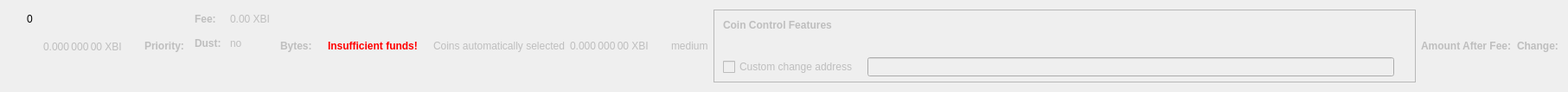
    <widget class="QWidget" name="dummyHideWidget" native="true">
     <property name="maximumSize">
      <size>
       <width>100</width>
       <height>22</height>
      </size>
     </property>
     <layout class="QHBoxLayout" name="dummyHideLayout">
      <item>
       <layout class="QFormLayout" name="formLayoutCoinControl1">
        <property name="horizontalSpacing">
         <number>10</number>
        </property>
        <property name="verticalSpacing">
         <number>14</number>
        </property>
        <property name="leftMargin">
         <number>10</number>
        </property>
        <property name="topMargin">
         <number>4</number>
        </property>
        <property name="rightMargin">
         <number>6</number>
        </property>
        <item row="0" column="1">
         <widget class="QLabel" name="labelCoinControlBytes">
          <property name="cursor">
           <cursorShape>IBeamCursor</cursorShape>
          </property>
          <property name="contextMenuPolicy">
           <enum>Qt::ActionsContextMenu</enum>
          </property>
          <property name="text">
           <string notr="true">0</string>
          </property>
          <property name="textInteractionFlags">
           <set>Qt::LinksAccessibleByMouse|Qt::TextSelectableByKeyboard|Qt::TextSelectableByMouse</set>
          </property>
         </widget>
        </item>
       </layout>
      </item>
      <item>
       <widget class="QLabel" name="labelCoinControlAfterFee">
        <property name="enabled">
         <bool>false</bool>
        </property>
        <property name="sizePolicy">
         <sizepolicy hsizetype="Fixed" vsizetype="Fixed">
          <horstretch>0</horstretch>
          <verstretch>0</verstretch>
         </sizepolicy>
        </property>
        <property name="minimumSize">
         <size>
          <width>111</width>
          <height>12</height>
         </size>
        </property>
        <property name="maximumSize">
         <size>
          <width>111</width>
          <height>12</height>
         </size>
        </property>
        <property name="cursor">
         <cursorShape>IBeamCursor</cursorShape>
        </property>
        <property name="contextMenuPolicy">
         <enum>Qt::ActionsContextMenu</enum>
        </property>
        <property name="text">
         <string notr="true">0.000 000 00 XBI</string>
        </property>
        <property name="textInteractionFlags">
         <set>Qt::LinksAccessibleByMouse|Qt::TextSelectableByKeyboard|Qt::TextSelectableByMouse</set>
        </property>
       </widget>
      </item>
      <item>
       <widget class="QLabel" name="labelCoinControlPriorityText">
        <property name="enabled">
         <bool>false</bool>
        </property>
        <property name="font">
         <font>
          <weight>75</weight>
          <bold>true</bold>
         </font>
        </property>
        <property name="text">
         <string>Priority:</string>
        </property>
       </widget>
      </item>
      <item>
       <layout class="QHBoxLayout" name="horizontalLayout"/>
      </item>
      <item>
       <layout class="QFormLayout" name="formLayoutCoinControl3">
        <property name="horizontalSpacing">
         <number>10</number>
        </property>
        <property name="verticalSpacing">
         <number>14</number>
        </property>
        <property name="leftMargin">
         <number>6</number>
        </property>
        <property name="topMargin">
         <number>4</number>
        </property>
        <property name="rightMargin">
         <number>6</number>
        </property>
        <item row="0" column="0">
         <widget class="QLabel" name="labelCoinControlFeeText">
          <property name="enabled">
           <bool>false</bool>
          </property>
          <property name="font">
           <font>
            <weight>75</weight>
            <bold>true</bold>
           </font>
          </property>
          <property name="text">
           <string>Fee:</string>
          </property>
          <property name="margin">
           <number>0</number>
          </property>
         </widget>
        </item>
        <item row="0" column="1">
         <widget class="QLabel" name="labelCoinControlFee">
          <property name="enabled">
           <bool>false</bool>
          </property>
          <property name="cursor">
           <cursorShape>IBeamCursor</cursorShape>
          </property>
          <property name="contextMenuPolicy">
           <enum>Qt::ActionsContextMenu</enum>
          </property>
          <property name="text">
           <string notr="true">0.00 XBI</string>
          </property>
          <property name="textInteractionFlags">
           <set>Qt::LinksAccessibleByMouse|Qt::TextSelectableByKeyboard|Qt::TextSelectableByMouse</set>
          </property>
         </widget>
        </item>
        <item row="1" column="0">
         <widget class="QLabel" name="labelCoinControlLowOutputText">
          <property name="enabled">
           <bool>false</bool>
          </property>
          <property name="font">
           <font>
            <weight>75</weight>
            <bold>true</bold>
           </font>
          </property>
          <property name="text">
           <string>Dust:</string>
          </property>
         </widget>
        </item>
        <item row="1" column="1">
         <widget class="QLabel" name="labelCoinControlLowOutput">
          <property name="enabled">
           <bool>false</bool>
          </property>
          <property name="cursor">
           <cursorShape>IBeamCursor</cursorShape>
          </property>
          <property name="contextMenuPolicy">
           <enum>Qt::ActionsContextMenu</enum>
          </property>
          <property name="text">
           <string>no</string>
          </property>
          <property name="textInteractionFlags">
           <set>Qt::LinksAccessibleByMouse|Qt::TextSelectableByKeyboard|Qt::TextSelectableByMouse</set>
          </property>
         </widget>
        </item>
       </layout>
      </item>
      <item>
       <widget class="QLabel" name="labelCoinControlBytesText">
        <property name="enabled">
         <bool>false</bool>
        </property>
        <property name="font">
         <font>
          <weight>75</weight>
          <bold>true</bold>
         </font>
        </property>
        <property name="text">
         <string>Bytes:</string>
        </property>
       </widget>
      </item>
      <item>
       <layout class="QFormLayout" name="formLayoutCoinControl2">
        <property name="horizontalSpacing">
         <number>10</number>
        </property>
        <property name="verticalSpacing">
         <number>14</number>
        </property>
        <property name="leftMargin">
         <number>6</number>
        </property>
        <property name="topMargin">
         <number>4</number>
        </property>
        <property name="rightMargin">
         <number>6</number>
        </property>
       </layout>
      </item>
      <item>
       <layout class="QHBoxLayout" name="horizontalLayoutCoinControl2">
        <property name="spacing">
         <number>8</number>
        </property>
        <property name="bottomMargin">
         <number>10</number>
        </property>
       </layout>
      </item>
      <item>
       <widget class="QLabel" name="labelCoinControlInsuffFunds">
        <property name="enabled">
         <bool>false</bool>
        </property>
        <property name="minimumSize">
         <size>
          <width>0</width>
          <height>0</height>
         </size>
        </property>
        <property name="font">
         <font>
          <weight>75</weight>
          <bold>true</bold>
         </font>
        </property>
        <property name="styleSheet">
         <string notr="true">color:red;font-weight:bold;</string>
        </property>
        <property name="text">
         <string>Insufficient funds!</string>
        </property>
        <property name="margin">
         <number>5</number>
        </property>
       </widget>
      </item>
      <item>
       <layout class="QFormLayout" name="formLayoutCoinControl4">
        <property name="horizontalSpacing">
         <number>10</number>
        </property>
        <property name="verticalSpacing">
         <number>14</number>
        </property>
        <property name="leftMargin">
         <number>6</number>
        </property>
        <property name="topMargin">
         <number>4</number>
        </property>
        <property name="rightMargin">
         <number>6</number>
        </property>
       </layout>
      </item>
      <item>
       <widget class="QLabel" name="labelCoinControlAutomaticallySelected">
        <property name="enabled">
         <bool>false</bool>
        </property>
        <property name="sizePolicy">
         <sizepolicy hsizetype="Fixed" vsizetype="Fixed">
          <horstretch>0</horstretch>
          <verstretch>0</verstretch>
         </sizepolicy>
        </property>
        <property name="minimumSize">
         <size>
          <width>0</width>
          <height>0</height>
         </size>
        </property>
        <property name="maximumSize">
         <size>
          <width>240</width>
          <height>16777215</height>
         </size>
        </property>
        <property name="text">
         <string>Coins automatically selected</string>
        </property>
        <property name="margin">
         <number>5</number>
        </property>
       </widget>
      </item>
      <item>
       <widget class="QLabel" name="labelCoinControlChange">
        <property name="enabled">
         <bool>false</bool>
        </property>
        <property name="sizePolicy">
         <sizepolicy hsizetype="Fixed" vsizetype="Fixed">
          <horstretch>0</horstretch>
          <verstretch>0</verstretch>
         </sizepolicy>
        </property>
        <property name="minimumSize">
         <size>
          <width>111</width>
          <height>0</height>
         </size>
        </property>
        <property name="maximumSize">
         <size>
          <width>111</width>
          <height>16777215</height>
         </size>
        </property>
        <property name="cursor">
         <cursorShape>IBeamCursor</cursorShape>
        </property>
        <property name="contextMenuPolicy">
         <enum>Qt::ActionsContextMenu</enum>
        </property>
        <property name="text">
         <string notr="true">0.000 000 00 XBI</string>
        </property>
        <property name="textInteractionFlags">
         <set>Qt::LinksAccessibleByMouse|Qt::TextSelectableByKeyboard|Qt::TextSelectableByMouse</set>
        </property>
       </widget>
      </item>
      <item>
       <widget class="QLabel" name="labelCoinControlPriority">
        <property name="enabled">
         <bool>false</bool>
        </property>
        <property name="cursor">
         <cursorShape>IBeamCursor</cursorShape>
        </property>
        <property name="contextMenuPolicy">
         <enum>Qt::ActionsContextMenu</enum>
        </property>
        <property name="text">
         <string>medium</string>
        </property>
        <property name="textInteractionFlags">
         <set>Qt::LinksAccessibleByMouse|Qt::TextSelectableByKeyboard|Qt::TextSelectableByMouse</set>
        </property>
       </widget>
      </item>
      <item>
       <widget class="QFrame" name="frameCoinControl">
        <property name="sizePolicy">
         <sizepolicy hsizetype="Expanding" vsizetype="Expanding">
          <horstretch>0</horstretch>
          <verstretch>0</verstretch>
         </sizepolicy>
        </property>
        <property name="maximumSize">
         <size>
          <width>16777215</width>
          <height>16777215</height>
         </size>
        </property>
        <property name="frameShape">
         <enum>QFrame::StyledPanel</enum>
        </property>
        <property name="frameShadow">
         <enum>QFrame::Sunken</enum>
        </property>
        <layout class="QVBoxLayout" name="verticalLayoutCoinControl2_2">
         <property name="spacing">
          <number>0</number>
         </property>
         <property name="leftMargin">
          <number>0</number>
         </property>
         <property name="topMargin">
          <number>0</number>
         </property>
         <property name="rightMargin">
          <number>0</number>
         </property>
         <property name="bottomMargin">
          <number>6</number>
         </property>
         <item>
          <layout class="QVBoxLayout" name="verticalLayoutCoinControl" stretch="0,0,0,1">
           <property name="spacing">
            <number>0</number>
           </property>
           <property name="leftMargin">
            <number>10</number>
           </property>
           <property name="topMargin">
            <number>10</number>
           </property>
           <item>
            <layout class="QHBoxLayout" name="horizontalLayoutCoinControl1">
             <property name="bottomMargin">
              <number>15</number>
             </property>
             <item>
              <widget class="QLabel" name="labelCoinControlFeatures">
               <property name="enabled">
                <bool>false</bool>
               </property>
               <property name="sizePolicy">
                <sizepolicy hsizetype="Preferred" vsizetype="Maximum">
                 <horstretch>0</horstretch>
                 <verstretch>0</verstretch>
                </sizepolicy>
               </property>
               <property name="font">
                <font>
                 <weight>75</weight>
                 <bold>true</bold>
                </font>
               </property>
               <property name="styleSheet">
                <string notr="true">font-weight:bold;</string>
               </property>
               <property name="text">
                <string>Coin Control Features</string>
               </property>
              </widget>
             </item>
            </layout>
           </item>
           <item>
            <widget class="QWidget" name="widgetCoinControl" native="true">
             <property name="sizePolicy">
              <sizepolicy hsizetype="Preferred" vsizetype="Preferred">
               <horstretch>0</horstretch>
               <verstretch>0</verstretch>
              </sizepolicy>
             </property>
             <property name="minimumSize">
              <size>
               <width>0</width>
               <height>0</height>
              </size>
             </property>
             <property name="styleSheet">
              <string notr="true"/>
             </property>
             <layout class="QHBoxLayout" name="horizontalLayoutCoinControl5_2">
              <property name="leftMargin">
               <number>0</number>
              </property>
              <property name="topMargin">
               <number>0</number>
              </property>
              <property name="rightMargin">
               <number>0</number>
              </property>
              <property name="bottomMargin">
               <number>0</number>
              </property>
              <item>
               <layout class="QHBoxLayout" name="horizontalLayoutCoinControl3">
                <property name="spacing">
                 <number>20</number>
                </property>
                <property name="topMargin">
                 <number>0</number>
                </property>
                <property name="bottomMargin">
                 <number>10</number>
                </property>
               </layout>
              </item>
             </layout>
            </widget>
           </item>
           <item>
            <layout class="QHBoxLayout" name="horizontalLayoutCoinControl4" stretch="0,0,0">
             <property name="spacing">
              <number>12</number>
             </property>
             <property name="sizeConstraint">
              <enum>QLayout::SetDefaultConstraint</enum>
             </property>
             <property name="topMargin">
              <number>5</number>
             </property>
             <property name="rightMargin">
              <number>5</number>
             </property>
             <item>
              <widget class="QCheckBox" name="checkBoxCoinControlChange">
               <property name="enabled">
                <bool>false</bool>
               </property>
               <property name="toolTip">
                <string>If this is activated, but the change address is empty or invalid, change will be sent to a newly generated address.</string>
               </property>
               <property name="text">
                <string>Custom change address</string>
               </property>
              </widget>
             </item>
             <item>
              <widget class="QValidatedLineEdit" name="lineEditCoinControlChange">
               <property name="enabled">
                <bool>false</bool>
               </property>
               <property name="sizePolicy">
                <sizepolicy hsizetype="Expanding" vsizetype="Fixed">
                 <horstretch>0</horstretch>
                 <verstretch>0</verstretch>
                </sizepolicy>
               </property>
              </widget>
             </item>
             <item>
              <widget class="QLabel" name="labelCoinControlChangeLabel_2">
               <property name="sizePolicy">
                <sizepolicy hsizetype="Preferred" vsizetype="Expanding">
                 <horstretch>0</horstretch>
                 <verstretch>0</verstretch>
                </sizepolicy>
               </property>
               <property name="minimumSize">
                <size>
                 <width>0</width>
                 <height>0</height>
                </size>
               </property>
               <property name="text">
                <string/>
               </property>
               <property name="margin">
                <number>3</number>
               </property>
              </widget>
             </item>
            </layout>
           </item>
           <item>
            <spacer name="verticalSpacerCoinControl">
             <property name="orientation">
              <enum>Qt::Vertical</enum>
             </property>
             <property name="sizeHint" stdset="0">
              <size>
               <width>800</width>
               <height>1</height>
              </size>
             </property>
            </spacer>
           </item>
          </layout>
         </item>
        </layout>
       </widget>
      </item>
      <item>
       <widget class="QLabel" name="labelCoinControlAfterFeeText">
        <property name="enabled">
         <bool>false</bool>
        </property>
        <property name="minimumSize">
         <size>
          <width>0</width>
          <height>0</height>
         </size>
        </property>
        <property name="maximumSize">
         <size>
          <width>16777215</width>
          <height>16777215</height>
         </size>
        </property>
        <property name="font">
         <font>
          <weight>75</weight>
          <bold>true</bold>
         </font>
        </property>
        <property name="text">
         <string>Amount After Fee:</string>
        </property>
        <property name="alignment">
         <set>Qt::AlignLeading|Qt::AlignLeft|Qt::AlignVCenter</set>
        </property>
        <property name="margin">
         <number>0</number>
        </property>
       </widget>
      </item>
      <item>
       <widget class="QLabel" name="labelCoinControlChangeText">
        <property name="enabled">
         <bool>false</bool>
        </property>
        <property name="sizePolicy">
         <sizepolicy hsizetype="Preferred" vsizetype="Preferred">
          <horstretch>0</horstretch>
          <verstretch>0</verstretch>
         </sizepolicy>
        </property>
        <property name="minimumSize">
         <size>
          <width>0</width>
          <height>0</height>
         </size>
        </property>
        <property name="maximumSize">
         <size>
          <width>16777215</width>
          <height>16777215</height>
         </size>
        </property>
        <property name="font">
         <font>
          <weight>75</weight>
          <bold>true</bold>
         </font>
        </property>
        <property name="text">
         <string>Change:</string>
        </property>
        <property name="alignment">
         <set>Qt::AlignLeading|Qt::AlignLeft|Qt::AlignVCenter</set>
        </property>
       </widget>
      </item>
     </layout>
    </widget>
